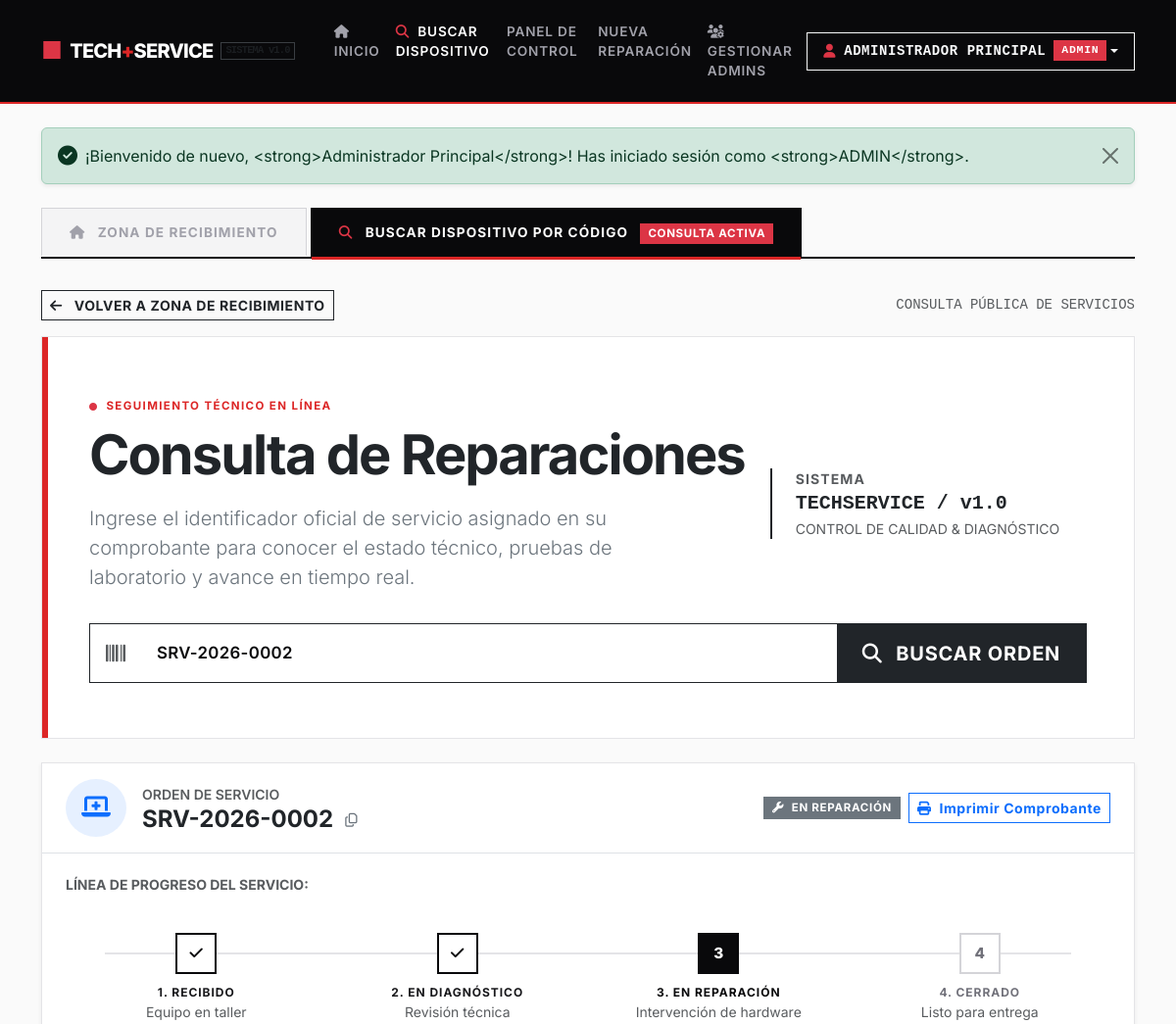
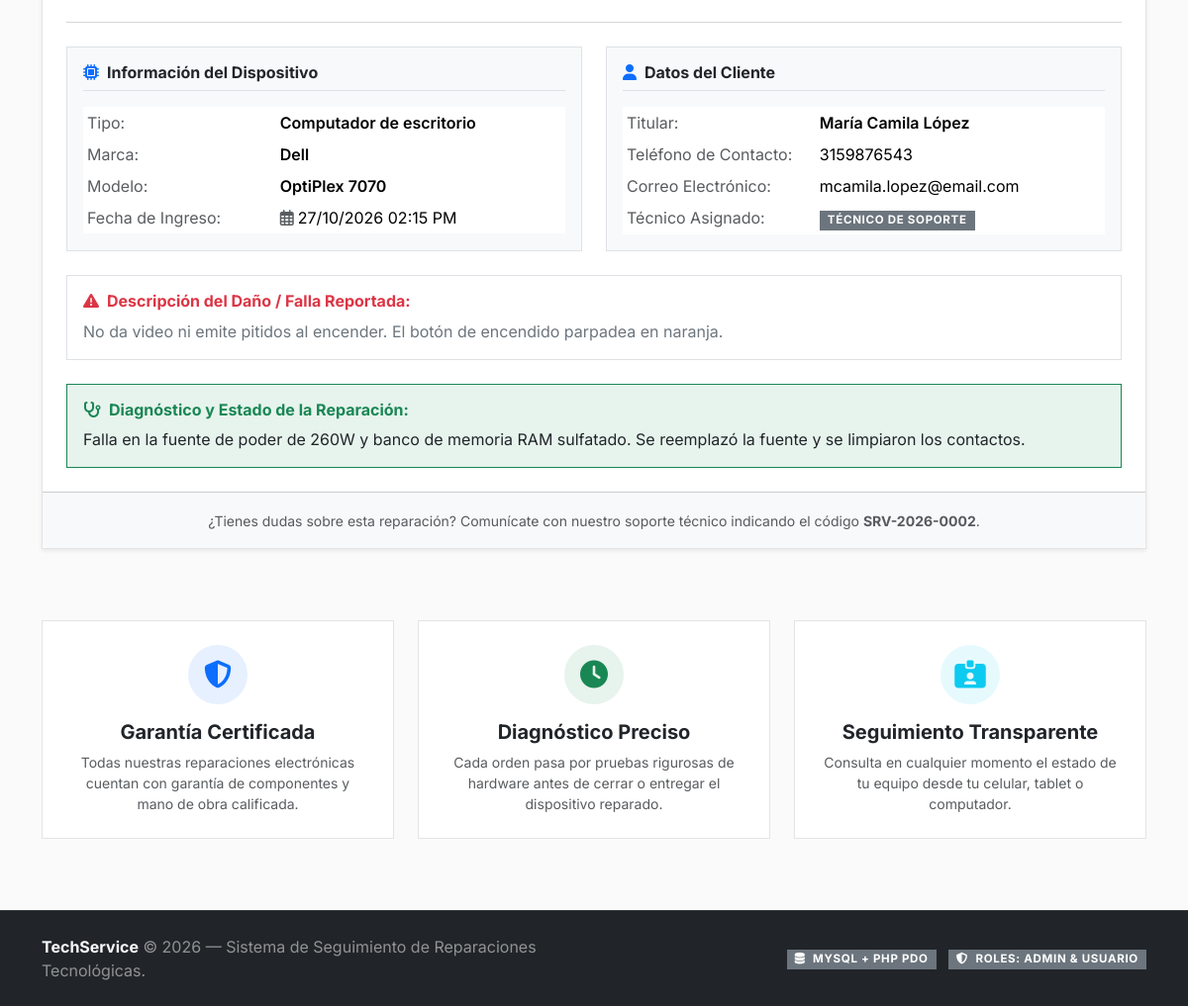
The page /index.php?numero=SRV-2026-0002 (signed in) on the database its author committed (2 pictures, top to bottom).
### tables this page shows
CREATE TABLE `servicios` (
  `id` INT AUTO_INCREMENT PRIMARY KEY,
  `numero_servicio` VARCHAR(20) NOT NULL UNIQUE,
  `cliente_nombre` VARCHAR(100) NOT NULL,
  `cliente_telefono` VARCHAR(20) NOT NULL,
  `cliente_email` VARCHAR(100) NULL,
  `tipo_dispositivo` VARCHAR(50) NOT NULL,
  `marca` VARCHAR(50) NOT NULL,
  `modelo` VARCHAR(50) NULL,
  `descripcion_dano` TEXT NOT NULL,
  `diagnostico` TEXT NULL,
  `estado` ENUM('Recibido', 'En diagnóstico', 'En reparación', 'Cerrado') NOT NULL DEFAULT 'Recibido',
  `costo_estimado` DECIMAL(10,2) NULL DEFAULT 0.00,
  `tecnico_asignado` VARCHAR(100) NULL,
  `fecha_ingreso` DATETIME NOT NULL DEFAULT CURRENT_TIMESTAMP,
  `fecha_actualizacion` DATETIME NOT NULL DEFAULT CURRENT_TIMESTAMP ON UPDATE CURRENT_TIMESTAMP,
  `fecha_cierre` DATETIME NULL,
  INDEX `idx_numero_servicio` (`numero_servicio`),
  INDEX `idx_estado` (`estado`),
  INDEX `idx_cliente` (`cliente_nombre`),
  CONSTRAINT `chk_estado_valido` CHECK (`estado` IN ('Recibido', 'En diagnóstico', 'En reparación', 'Cerrado')),
  CONSTRAINT `chk_cierre_con_diagnostico` CHECK (`estado` <> 'Cerrado' OR (`diagnostico` IS NOT NULL AND CHAR_LENGTH(TRIM(`diagnostico`)) > 0))
);

### index.php (the view, shortened to what the rows shown need)
<?php
require_once __DIR__ . '/config/db.php';
require_once __DIR__ . '/config/helpers.php';
$searchQuery = trim($_GET['numero'] ?? '');
$servicio = null;
$searched = false;
if (!empty($searchQuery)) {
    $searched = true;
    try {
        $stmt = $pdo->prepare("
            SELECT *
            FROM servicios
            WHERE UPPER(TRIM(numero_servicio)) = UPPER(:numero)
            LIMIT 1
        ");
        $stmt->execute(['numero' => $searchQuery]);
        $servicio = $stmt->fetch();
    } catch (PDOException $e) {
        $error = "Error al realizar la consulta en la base de datos.";
    }
}
$tabParam = trim($_GET['tab'] ?? '');
$activeTab = ($searched || $tabParam === 'buscar') ? 'buscar' : 'inicio';
include __DIR__ . '/includes/header.php';
?>
<div class="tab-content" id="mainPortalTabsContent">
    <div class="tab-pane fade <?= ($activeTab === 'buscar') ? 'show active' : ''; ?>"
         id="tab-buscar-pane"
         role="tabpanel"
         aria-labelledby="tab-buscar-btn"
         tabindex="0">
        <div class="swiss-hero mb-4">
            <div class="row align-items-center">
                <div class="col-lg-8">
                    <h1 class="display-4 fw-bold letter-spacing-tight mb-3 text-dark">
                        Consulta de Reparaciones
                    </h1>
                </div>
            </div>
        </div>
        <?php if ($searched): ?>
            <?php if ($servicio): ?>
                <?php
                    $step = getStatusStep($servicio['estado']);
                ?>
                <div class="card card-custom mb-5 shadow-sm">
                    <div class="card-header bg-white py-3 d-flex flex-wrap align-items-center justify-content-between border-bottom">
                        <div class="d-flex align-items-center mb-2 mb-md-0">
                            <div class="bg-primary bg-opacity-10 text-primary p-3 rounded-circle me-3">
                                <i class="fas fa-laptop-medical fs-4"></i>
                            </div>
                            <div>
                                <span class="text-muted small text-uppercase fw-semibold">Orden de Servicio</span>
                                <h4 class="mb-0 fw-bold text-dark d-flex align-items-center gap-2">
                                    <span><?= e($servicio['numero_servicio']); ?></span>
                                    <button type="button" class="btn btn-sm btn-outline-secondary btn-copy-code border-0 p-1" data-code="<?= e($servicio['numero_servicio']); ?>" title="Copiar código">
                                        <i class="far fa-copy"></i>
                                    </button>
                                </h4>
                            </div>
                        </div>
                        <div class="d-flex align-items-center gap-2">
                            <?= renderStatusBadge($servicio['estado']); ?>
                            <a href="admin/ver.php?id=<?= $servicio['id']; ?>" class="btn btn-sm btn-outline-primary rounded-0" target="_blank">
                                <i class="fas fa-print me-1"></i> Imprimir Comprobante
                            </a>
                        </div>
                    </div>
                    <div class="card-body p-4">
                        <div class="mb-4">
                            <h6 class="text-muted text-uppercase small fw-bold mb-3">Línea de Progreso del Servicio:</h6>
                            <div class="tracking-stepper">
                                <div class="step-item <?= ($step >= 1) ? ($step > 1 ? 'completed' : 'active') : ''; ?>">
                                    <div class="step-circle">
                                        <?php if ($step > 1): ?><i class="fas fa-check"></i><?php else: ?>1<?php endif; ?>
                                    </div>
                                    <div class="step-label">1. Recibido</div>
                                    <div class="text-muted small">Equipo en taller</div>
                                </div>
                                <div class="step-item <?= ($step >= 2) ? ($step > 2 ? 'completed' : 'active') : ''; ?>">
                                    <div class="step-circle">
                                        <?php if ($step > 2): ?><i class="fas fa-check"></i><?php else: ?>2<?php endif; ?>
                                    </div>
                                    <div class="step-label">2. En Diagnóstico</div>
                                    <div class="text-muted small">Revisión técnica</div>
                                </div>
                                <div class="step-item <?= ($step >= 3) ? ($step > 3 ? 'completed' : 'active') : ''; ?>">
                                    <div class="step-circle">
                                        <?php if ($step > 3): ?><i class="fas fa-check"></i><?php else: ?>3<?php endif; ?>
                                    </div>
                                    <div class="step-label">3. En Reparación</div>
                                    <div class="text-muted small">Intervención de hardware</div>
                                </div>
                                <div class="step-item <?= ($step >= 4) ? 'completed active' : ''; ?>">
                                    <div class="step-circle">
                                        <?php if ($step >= 4): ?><i class="fas fa-check-double"></i><?php else: ?>4<?php endif; ?>
                                    </div>
                                    <div class="step-label">4. Cerrado</div>
                                    <div class="text-muted small">Listo para entrega</div>
                                </div>
                            </div>
                        </div>
                        <hr class="my-4 text-muted opacity-25">
                        <div class="row g-4">
                            <div class="col-md-6">
                                <div class="p-3 bg-light rounded-0 h-100 border">
                                    <h6 class="fw-bold text-dark border-bottom pb-2 mb-3">
                                        <i class="fas fa-microchip text-primary me-2"></i>Información del Dispositivo
                                    </h6>
                                    <table class="table table-sm table-borderless mb-0">
                                        <tr>
                                            <td class="text-muted" style="width: 40%;">Tipo:</td>
                                            <td class="fw-semibold"><?= e($servicio['tipo_dispositivo']); ?></td>
                                        </tr>
                                        <tr>
                                            <td class="text-muted">Marca:</td>
                                            <td class="fw-semibold"><?= e($servicio['marca']); ?></td>
                                        </tr>
                                        <tr>
                                            <td class="text-muted">Modelo:</td>
                                            <td class="fw-semibold"><?= e($servicio['modelo'] ?: 'No especificado'); ?></td>
                                        </tr>
                                        <tr>
                                            <td class="text-muted">Fecha de Ingreso:</td>
                                            <td><i class="far fa-calendar-alt text-muted me-1"></i><?= formatDate($servicio['fecha_ingreso']); ?></td>
                                        </tr>
                                    </table>
                                </div>
                            </div>
                            <div class="col-md-6">
                                <div class="p-3 bg-light rounded-0 h-100 border">
                                    <h6 class="fw-bold text-dark border-bottom pb-2 mb-3">
                                        <i class="fas fa-user text-primary me-2"></i>Datos del Cliente
                                    </h6>
                                    <table class="table table-sm table-borderless mb-0">
                                        <tr>
                                            <td class="text-muted" style="width: 40%;">Titular:</td>
                                            <td class="fw-semibold"><?= e($servicio['cliente_nombre']); ?></td>
                                        </tr>
                                        <tr>
                                            <td class="text-muted">Teléfono de Contacto:</td>
                                            <td><?= e($servicio['cliente_telefono']); ?></td>
                                        </tr>
                                        <?php if (!empty($servicio['cliente_email'])): ?>
                                            <tr>
                                                <td class="text-muted">Correo Electrónico:</td>
                                                <td><?= e($servicio['cliente_email']); ?></td>
                                            </tr>
                                        <?php endif; ?>
                                        <tr>
                                            <td class="text-muted">Técnico Asignado:</td>
                                            <td><span class="badge bg-secondary"><?= e($servicio['tecnico_asignado'] ?: 'Equipo Técnico'); ?></span></td>
                                        </tr>
                                    </table>
                                </div>
                            </div>
                            <div class="col-12">
                                <div class="p-3 border rounded-0 bg-white">
                                    <h6 class="fw-bold text-danger mb-2">
                                        <i class="fas fa-exclamation-triangle me-2"></i>Descripción del Daño / Falla Reportada:
                                    </h6>
                                    <p class="mb-0 text-secondary" style="white-space: pre-line;"><?= e($servicio['descripcion_dano']); ?></p>
                                </div>
                            </div>
                            <div class="col-12">
                                <div class="p-3 border rounded-0 <?= !empty($servicio['diagnostico']) ? 'bg-success bg-opacity-10 border-success' : 'bg-light'; ?>">
                                    <h6 class="fw-bold <?= !empty($servicio['diagnostico']) ? 'text-success' : 'text-muted'; ?> mb-2">
                                        <i class="fas fa-stethoscope me-2"></i>Diagnóstico y Estado de la Reparación:
                                    </h6>
                                    <?php if (!empty($servicio['diagnostico'])): ?>
                                        <p class="mb-0 text-dark fw-normal" style="white-space: pre-line;"><?= e($servicio['diagnostico']); ?></p>
                                    <?php else: ?>
                                        <p class="mb-0 text-muted fst-italic">
                                            <i class="fas fa-hourglass-half me-1"></i> El equipo está en proceso de inspección. Aún no se ha emitido un diagnóstico técnico definitivo.
                                        </p>
                                    <?php endif; ?>
                                </div>
                            </div>
                        </div>
                    </div>
                    <div class="card-footer bg-light text-center py-3">
                        <small class="text-muted">
                            ¿Tienes dudas sobre esta reparación? Comunícate con nuestro soporte técnico indicando el código <strong><?= e($servicio['numero_servicio']); ?></strong>.
                        </small>
                    </div>
                </div>
            <?php endif; ?>
        <?php endif; ?>
    </div>
</div>
<?php include __DIR__ . '/includes/footer.php'; ?>

### rows shown on the page
servicios: numero_servicio "SRV-2026-0002", tipo_dispositivo "Computador de escritorio", marca "Dell", modelo "OptiPlex 7070", fecha_ingreso "27/10/2026 02:15 PM", cliente_nombre "María Camila López", cliente_telefono "3159876543", cliente_email "mcamila.lopez@email.com", tecnico_asignado "TÉCNICO DE SOPORTE", descripcion_dano "No da video ni emite pitidos al encender. El botón de encendido parpadea en naranja.", diagnostico "Falla en la fuente de poder de 260W y banco de memoria RAM sulfatado. Se reemplazó la fuente y se limpiaron los contactos."

### other values the page prints
$user['nombre'] "ADMINISTRADOR PRINCIPAL"
$user['rol'] "ADMIN"
$message "¡Bienvenido de nuevo, <strong>Administrador Principal</strong>! Has iniciado sesión como <strong>ADMIN</strong>."
